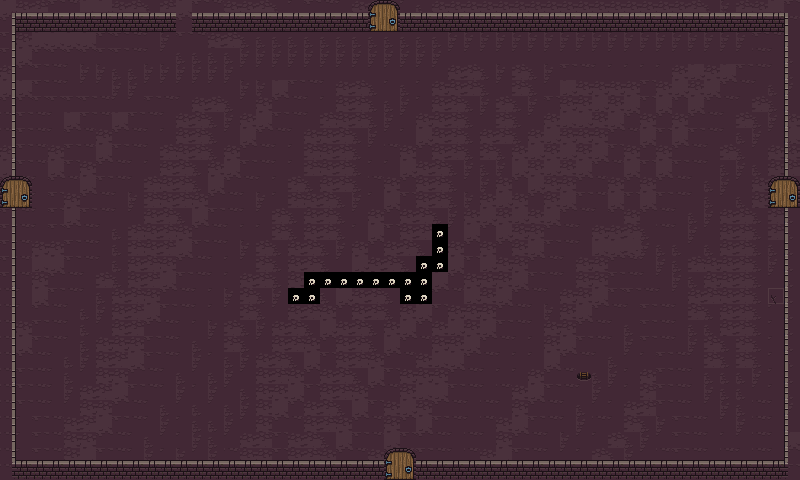

A 2D game scene composited from a Tiled map and its tileset images. What follows is a short description and the map's XML, with each tile layer's data collapsed to a summary:
An orthogonal 50x30 tile map with 16x16 px tiles, 2 tile layers (Background, Tile Layer 1), 2 tilesets and 12 objects.

<map version="1.2" tiledversion="1.3.3" orientation="orthogonal" renderorder="right-down" width="50" height="30" tilewidth="16" tileheight="16" infinite="0" nextlayerid="9" nextobjectid="33">
 <tileset firstgid="1" source="tilesets/0x72_16x16DungeonTileset.v1.tsx" />
 <tileset firstgid="161" source="tilesets/0x72_16x16DungeonTileset_walls.v2.tsx" />
 <layer id="5" name="Background" width="50" height="30">
  <data>[1500 cells, 1500 non-empty, 11 distinct tile ids]</data>
 </layer>
 <layer id="1" name="Tile Layer 1" width="50" height="30">
  <data>[1500 cells, 255 non-empty, 17 distinct tile ids]</data>
 </layer>
 <objectgroup id="2" name="Wall">
  <object id="24" x="13" y="462.5" width="372" height="16" />
  <object id="25" x="415" y="463" width="384" height="16" />
  <object id="26" x="785" y="207.5" width="14" height="255.5" />
  <object id="27" x="786" y="1.5" width="13.5" height="173.5" />
  <object id="28" x="399.5" y="0.5" width="384.5" height="30.5" />
  <object id="29" x="0" y="-0.5" width="369" height="31" />
  <object id="30" x="0.5" y="30.5" width="13.5" height="144" />
  <object id="31" x="0" y="208" width="13.5" height="268.5" />
 </objectgroup>
 <objectgroup id="3" name="UpDoor">
  <object id="20" x="368.333" y="0.333333" width="28.3333" height="30.3333" />
 </objectgroup>
 <objectgroup id="6" name="LeftDoor">
  <object id="22" x="0" y="176" width="29.5" height="31.5" />
 </objectgroup>
 <objectgroup id="8" name="DownDoor">
  <object id="21" x="384.182" y="447.818" width="29.4545" height="32.1818" />
 </objectgroup>
 <objectgroup id="7" name="RightDoor">
  <object id="23" x="769" y="176.5" width="30.5" height="30.5" />
 </objectgroup>
 <objectgroup id="4" name="Torch" />
</map>
